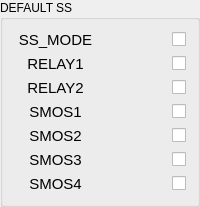
             <widget class="QGroupBox" name="ss_groupBox">
              <property name="maximumSize">
               <size>
                <width>450</width>
                <height>16777215</height>
               </size>
              </property>
              <property name="styleSheet">
               <string notr="true"/>
              </property>
              <property name="title">
               <string>DEFAULT SS</string>
              </property>
              <layout class="QGridLayout" name="gridLayout_22">
               <item row="6" column="1">
                <widget class="QCheckBox" name="param_ss_smos4_checkBox">
                 <property name="layoutDirection">
                  <enum>Qt::RightToLeft</enum>
                 </property>
                 <property name="text">
                  <string/>
                 </property>
                </widget>
               </item>
               <item row="0" column="1">
                <widget class="QCheckBox" name="param_ss_mode_checkBox">
                 <property name="layoutDirection">
                  <enum>Qt::RightToLeft</enum>
                 </property>
                 <property name="styleSheet">
                  <string notr="true"/>
                 </property>
                 <property name="text">
                  <string/>
                 </property>
                </widget>
               </item>
               <item row="1" column="1">
                <widget class="QCheckBox" name="param_ss_relay1_checkBox">
                 <property name="layoutDirection">
                  <enum>Qt::RightToLeft</enum>
                 </property>
                 <property name="text">
                  <string/>
                 </property>
                </widget>
               </item>
               <item row="2" column="1">
                <widget class="QCheckBox" name="param_ss_relay2_checkBox">
                 <property name="layoutDirection">
                  <enum>Qt::RightToLeft</enum>
                 </property>
                 <property name="text">
                  <string/>
                 </property>
                </widget>
               </item>
               <item row="3" column="1">
                <widget class="QCheckBox" name="param_ss_smos1_checkBox">
                 <property name="layoutDirection">
                  <enum>Qt::RightToLeft</enum>
                 </property>
                 <property name="text">
                  <string/>
                 </property>
                </widget>
               </item>
               <item row="5" column="1">
                <widget class="QCheckBox" name="param_ss_smos3_checkBox">
                 <property name="layoutDirection">
                  <enum>Qt::RightToLeft</enum>
                 </property>
                 <property name="text">
                  <string/>
                 </property>
                </widget>
               </item>
               <item row="4" column="1">
                <widget class="QCheckBox" name="param_ss_smos2_checkBox">
                 <property name="layoutDirection">
                  <enum>Qt::RightToLeft</enum>
                 </property>
                 <property name="text">
                  <string/>
                 </property>
                </widget>
               </item>
               <item row="0" column="0">
                <widget class="QLabel" name="label_79">
                 <property name="enabled">
                  <bool>true</bool>
                 </property>
                 <property name="maximumSize">
                  <size>
                   <width>150</width>
                   <height>16777215</height>
                  </size>
                 </property>
                 <property name="font">
                  <font>
                   <pointsize>11</pointsize>
                  </font>
                 </property>
                 <property name="text">
                  <string>SS_MODE</string>
                 </property>
                 <property name="alignment">
                  <set>Qt::AlignCenter</set>
                 </property>
                </widget>
               </item>
               <item row="1" column="0">
                <widget class="QLabel" name="label_80">
                 <property name="maximumSize">
                  <size>
                   <width>150</width>
                   <height>16777215</height>
                  </size>
                 </property>
                 <property name="font">
                  <font>
                   <pointsize>11</pointsize>
                  </font>
                 </property>
                 <property name="text">
                  <string>RELAY1</string>
                 </property>
                 <property name="alignment">
                  <set>Qt::AlignCenter</set>
                 </property>
                </widget>
               </item>
               <item row="2" column="0">
                <widget class="QLabel" name="label_81">
                 <property name="maximumSize">
                  <size>
                   <width>150</width>
                   <height>16777215</height>
                  </size>
                 </property>
                 <property name="font">
                  <font>
                   <pointsize>11</pointsize>
                  </font>
                 </property>
                 <property name="text">
                  <string>RELAY2</string>
                 </property>
                 <property name="alignment">
                  <set>Qt::AlignCenter</set>
                 </property>
                </widget>
               </item>
               <item row="3" column="0">
                <widget class="QLabel" name="label_82">
                 <property name="maximumSize">
                  <size>
                   <width>150</width>
                   <height>16777215</height>
                  </size>
                 </property>
                 <property name="font">
                  <font>
                   <pointsize>11</pointsize>
                  </font>
                 </property>
                 <property name="text">
                  <string>SMOS1</string>
                 </property>
                 <property name="alignment">
                  <set>Qt::AlignCenter</set>
                 </property>
                </widget>
               </item>
               <item row="4" column="0">
                <widget class="QLabel" name="label_83">
                 <property name="maximumSize">
                  <size>
                   <width>150</width>
                   <height>16777215</height>
                  </size>
                 </property>
                 <property name="font">
                  <font>
                   <pointsize>11</pointsize>
                  </font>
                 </property>
                 <property name="text">
                  <string>SMOS2</string>
                 </property>
                 <property name="alignment">
                  <set>Qt::AlignCenter</set>
                 </property>
                </widget>
               </item>
               <item row="5" column="0">
                <widget class="QLabel" name="label_84">
                 <property name="maximumSize">
                  <size>
                   <width>150</width>
                   <height>16777215</height>
                  </size>
                 </property>
                 <property name="font">
                  <font>
                   <pointsize>11</pointsize>
                  </font>
                 </property>
                 <property name="text">
                  <string>SMOS3</string>
                 </property>
                 <property name="alignment">
                  <set>Qt::AlignCenter</set>
                 </property>
                </widget>
               </item>
               <item row="6" column="0">
                <widget class="QLabel" name="label_85">
                 <property name="maximumSize">
                  <size>
                   <width>150</width>
                   <height>16777215</height>
                  </size>
                 </property>
                 <property name="font">
                  <font>
                   <pointsize>11</pointsize>
                  </font>
                 </property>
                 <property name="text">
                  <string>SMOS4</string>
                 </property>
                 <property name="alignment">
                  <set>Qt::AlignCenter</set>
                 </property>
                </widget>
               </item>
              </layout>
             </widget>
